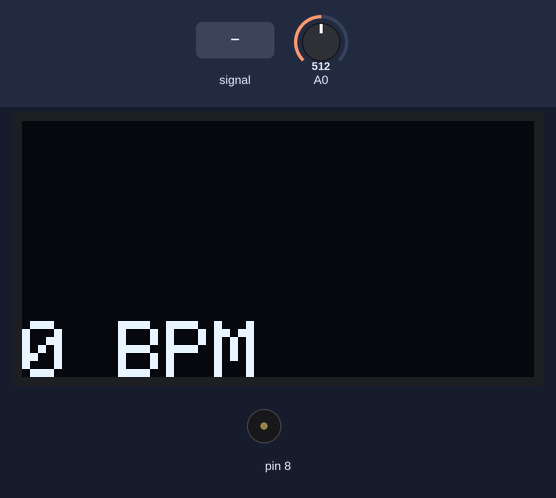
Bench run of a sketch on a simulated Arduino Uno, built with avr-gcc and run on an emulated ATmega328P. On the bench: 128×64 one-colour display, buzzer (waves = sounding). Inputs (shaded band) come from the test bench; at power-on: A0 = 512. What the sketch prints to the serial monitor is not drawn.

Above: at 3.2 s.
3.3 s: A0 fed a 200 Hz sine of ±255 counts around its level
At 5.6 s:
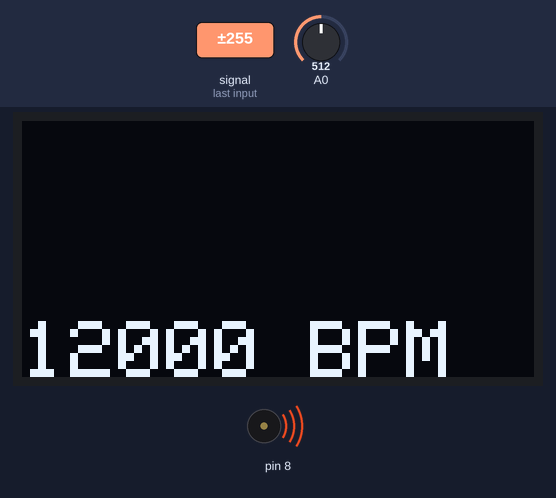
6.3 s: A0 fed a 1000 Hz sine of ±255 counts around its level
At 8.4 s:
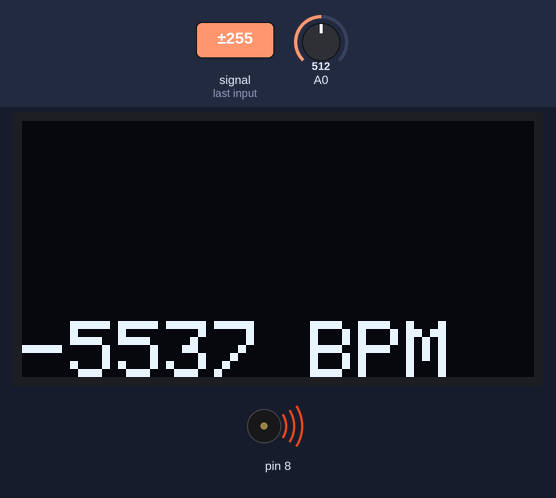
9.3 s: A0 set to 440
At 10.6 s:
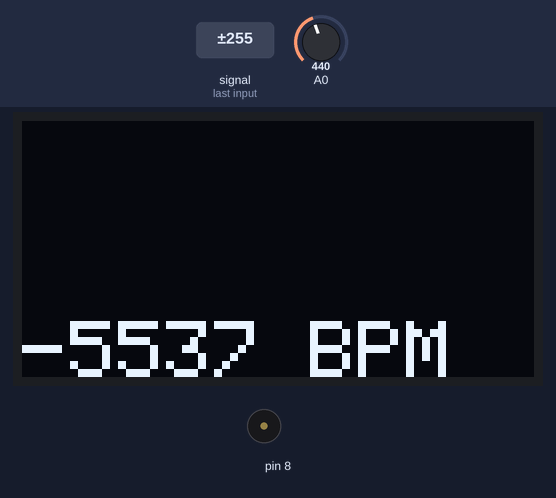
11.5 s: A0 set to 468
At 12.4 s:
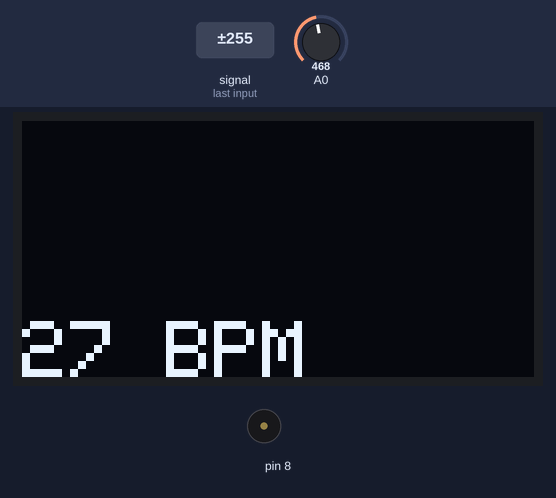
Timing chart, 0 to 14.5 s (numbered marks = the images above; inputs shaded):
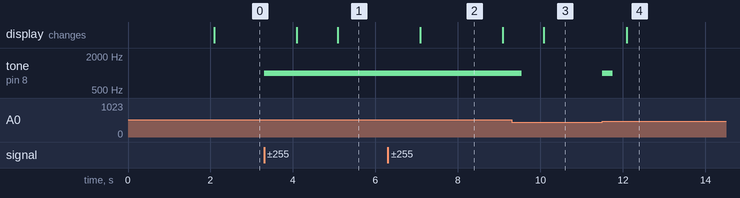

Measured:
- after the input at 3.3 s, tone on pin 8: silent → 1000 Hz at once; the display: first changes after 0.79 s (image 1 shows a later state)
- after the input at 6.3 s, the display: changes after 0.79 s (image 2)
- after the input at 9.3 s, tone on pin 8: 1000 Hz → silent after 0.25 s
- after the input at 11.5 s, tone on pin 8: silent → 1000 Hz at once, → silent 0.25 s later; the display: changes after 0.59 s (image 4)
- what the display in image 2 shows lasts 2.0 s, from 7.1 s to 9.1 s

The sketch:

sketch_apr01a.ino
```cpp
#include <Wire.h>
#include <Adafruit_GFX.h>
#include <Adafruit_SSD1306.h>

#define SCREEN_WIDTH 128 // OLED display width, in pixels
#define SCREEN_HEIGHT 64 // OLED display height, in pixels

// OLED display TWI address
#define OLED_ADDR 0x3C

// Declaration for an SSD1306 display connected to I2C (SDA, SCL pins)
#define OLED_RESET -1 // Reset pin # (or -1 if sharing Arduino reset pin)
Adafruit_SSD1306 display(SCREEN_WIDTH, SCREEN_HEIGHT, &Wire, OLED_RESET);  // create our screen object setting resolution to 128x64

//define varaibles used for state based BPM calculation.
#define UpperThreshold 450
#define LowerThreshold 370

void setup() {
  Serial.begin(115200);
  pinMode(A0, INPUT);
  pinMode(0, OUTPUT);
  pinMode(1, INPUT);

  Wire.setClock(1000000);

  //initialize display
  display.begin(SSD1306_SWITCHCAPVCC, OLED_ADDR);
  display.clearDisplay();

  //display a pixel in each corner of the screen
  display.drawPixel(0, 0, SSD1306_WHITE);
  display.drawPixel(127, 0, SSD1306_WHITE);
  display.drawPixel(0, 63, SSD1306_WHITE);
  display.drawPixel(127, 63, SSD1306_WHITE);

  //display the splash screen with text
  display.setTextSize(2);      // Normal 1:1 pixel scale
  display.setTextColor(SSD1306_WHITE); // Draw white text
  display.setCursor(10, 20);     // Start 27 pixels in and 10 pixels down
  display.cp437(true);         // Use full 256 char 'Code Page 437' font
  display.write("HeartWave");
  display.display();  // Update screen with each newly-drawn text
  delay(2000);
  display.clearDisplay();
}

//initialise global variables
int value=0;
int y=0;
int x=0;
int lastx=0;
int lasty=0;
int lastTimeBPM=0;
int thisTimeBPM;
bool BPMTiming=false;
bool beatComplete=false;
int BPM=0;
double hold1=0;
double hold2=0;
double hold3=0;
double average=0;
int lastTimeHeartWave=0;
int thisTimeHeartWave=0;
int heartWaveTiming=6;
int thisTimeDisplay=0;
int lastTimeDisplay=0;
int displayTiming=1000;

void loop()
{
  //measure the current time
  thisTimeBPM=millis();
  thisTimeHeartWave=millis();
  thisTimeDisplay=millis();

  //measure the curent value of the AD8232 module for the oled display
  value=analogRead(A0);

  //transform the value to scale onto the OLED screen
  y=60-(value/14);

  // calcualate bpm if the current value is above UpperThreshold and the state is true because it has dropped below the LowerThreshold since it was last calculated
  if(value>UpperThreshold)
  {
    if(beatComplete)
    {
      BPM=thisTimeBPM-lastTimeBPM;
      BPM=int(60/(float(BPM)/1000));
      BPMTiming=false;
      beatComplete=false;
      tone(8,1000,250);
    }
    if(BPMTiming==false)
    {
      lastTimeBPM=millis();
      BPMTiming=true;
    }
  }
  if((value<LowerThreshold)&&(BPMTiming))
    beatComplete=true;

  //update the display every 1 s with the updateDisplay method
  if((thisTimeDisplay-lastTimeDisplay)>=displayTiming)
  {
    updateDisplay();
  }

  //only measure the heart wave every 6 ms
  if((thisTimeHeartWave-lastTimeHeartWave)>=heartWaveTiming)
  {
    measureWave();
  }
}

void measureWave(){

    //set the last time the heart wave was measured equal to the current time
    lastTimeHeartWave=thisTimeHeartWave;

    //calculate the average by passing values to the hold variables then averaging them
    hold3=hold2;
    hold2=hold1;
    hold1=analogRead(A0);
    average=((hold1+hold2+hold3) / 3);

    //print the average to the serial monitor
    Serial.println(average);
}

void updateDisplay(){

  /*//hold the values of x and y in the lasty and lastx varialbles
  lasty=y;
  lastx=x;

  //when the PQRST wave reaches the end, clear the screen and start again from the left
  if(x>127)
  {
    display.clearDisplay();
    x=0;
    lastx=x;
  }

  //draw the PQRST wave from left to right
  display.writeLine(lastx,lasty,x,y,WHITE);

  //increment the pixel count to the right for the PQRST wave
  x++;*/

  //set the last time the display was updated equal to the current time
  lastTimeDisplay=thisTimeDisplay;

  //draw the BPM number and text
  display.writeFillRect(0,50,128,16,BLACK);
  display.setCursor(0,50);
  display.print(BPM);
  display.print(" BPM");
  display.display();
}
```
